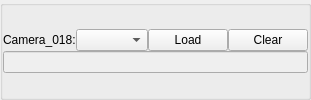
                          <widget class="QGroupBox" name="camera_index_groupBox_18">
                           <property name="title">
                            <string/>
                           </property>
                           <layout class="QGridLayout" name="gridLayout_21">
                            <property name="leftMargin">
                             <number>0</number>
                            </property>
                            <property name="topMargin">
                             <number>0</number>
                            </property>
                            <property name="rightMargin">
                             <number>0</number>
                            </property>
                            <property name="bottomMargin">
                             <number>0</number>
                            </property>
                            <property name="spacing">
                             <number>0</number>
                            </property>
                            <item row="0" column="0">
                             <layout class="QVBoxLayout" name="verticalLayout_23">
                              <item>
                               <layout class="QHBoxLayout" name="horizontalLayout_39" stretch="0,1,0,0">
                                <item>
                                 <widget class="QLabel" name="camera_index_label_18">
                                  <property name="text">
                                   <string>Camera_018:</string>
                                  </property>
                                 </widget>
                                </item>
                                <item>
                                 <widget class="QComboBox" name="camera_index_comboBox_18"/>
                                </item>
                                <item>
                                 <widget class="QPushButton" name="camera_index_pushButton_18">
                                  <property name="text">
                                   <string>Load</string>
                                  </property>
                                 </widget>
                                </item>
                                <item>
                                 <widget class="QPushButton" name="camera_index_clear_pushButton_18">
                                  <property name="text">
                                   <string>Clear</string>
                                  </property>
                                 </widget>
                                </item>
                               </layout>
                              </item>
                              <item>
                               <layout class="QHBoxLayout" name="horizontalLayout_40">
                                <item>
                                 <widget class="QLineEdit" name="camera_index_lineEdit_18">
                                  <property name="enabled">
                                   <bool>false</bool>
                                  </property>
                                 </widget>
                                </item>
                               </layout>
                              </item>
                             </layout>
                            </item>
                           </layout>
                          </widget>
